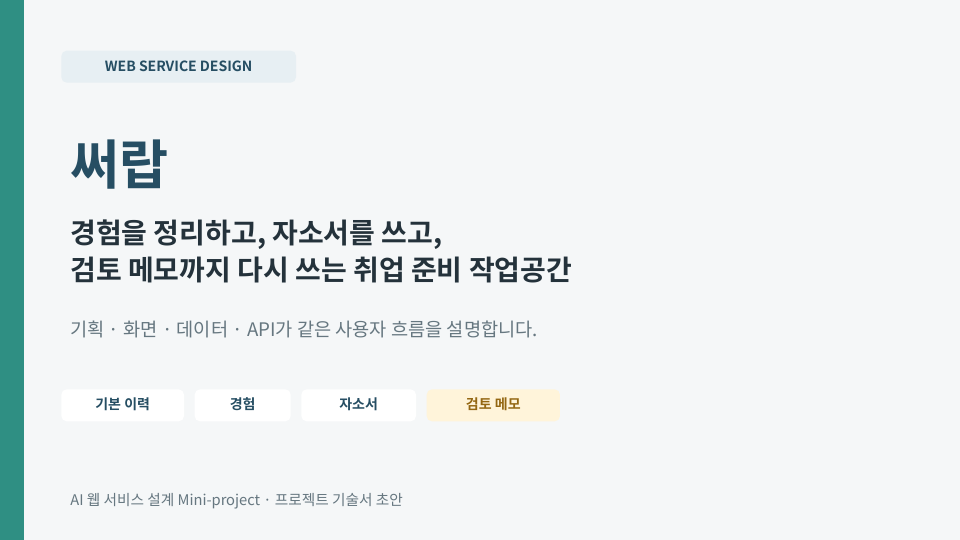
#> input picture tmp/slides/rendered/slide-01.png, 960 x 540 px; its folder holds only this picture in this run
$ python make_deck_contact.py
#> lines starting #> are read from the running program, lines starting #| are printed output that depends on the picture
from pathlib import Path
from PIL import Image, ImageDraw

root = Path(__file__).parent
paths = sorted((root / "rendered").glob("slide-*.png"))
columns = 3
thumb_width = 360
thumbs = []
for index, path in enumerate(paths, start=1):
    image = Image.open(path).convert("RGB")
#> image is the input picture: PIL image 960x540 RGB; mean R, G, B 234.7, 239.4, 240.2
    height = round(image.height * thumb_width / image.width)
#> height = 202
    image = image.resize((thumb_width, height))
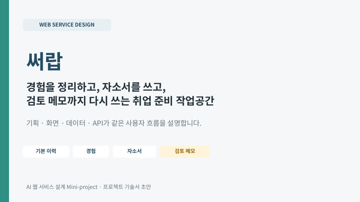
#> image: PIL image 360x202 RGB; mean R, G, B 234.6, 239.4, 240.2
    canvas = Image.new("RGB", (thumb_width + 16, height + 34), "white")
#> canvas: PIL image 376x236 RGB; every value is 255
    canvas.paste(image, (8, 26))
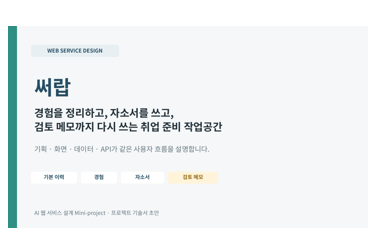
#> canvas: PIL image 376x236 RGB; mean R, G, B 238.3, 242.2, 242.8
    ImageDraw.Draw(canvas).text((9, 8), f"Slide {index}", fill="#25313c")
    thumbs.append(canvas)

rows = (len(thumbs) + columns - 1) // columns
#> rows = 1
cell_width = max(image.width for image in thumbs)
#> cell_width = 376
cell_height = max(image.height for image in thumbs)
#> cell_height = 236
sheet = Image.new("RGB", (cell_width * columns, cell_height * rows), "#dfe3e8")
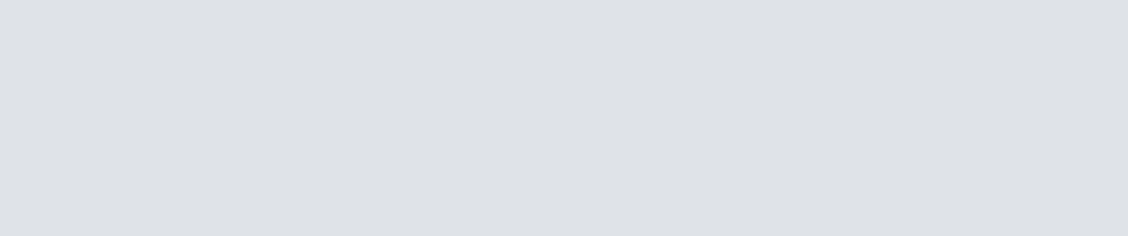
#> sheet: PIL image 1128x236 RGB; mean R, G, B 223, 227, 232
for index, image in enumerate(thumbs):
    sheet.paste(image, ((index % columns) * cell_width, (index // columns) * cell_height))
#> this loop made 1 pass
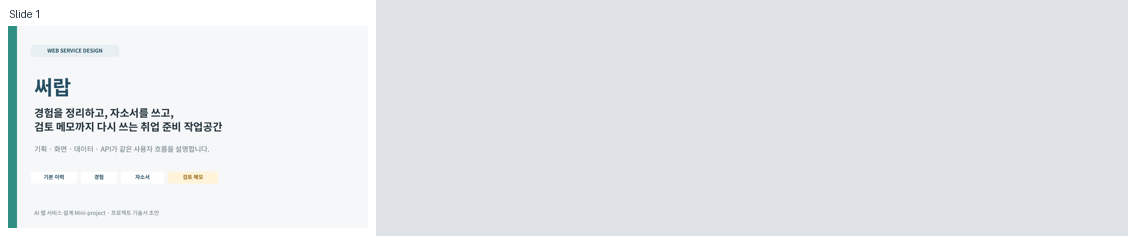
#> sheet: PIL image 1128x236 RGB; mean R, G, B 228, 232, 235.6
sheet.save(root / "deck-contact.png")

$ run again, on tmp/slides/rendered/slide-05.png
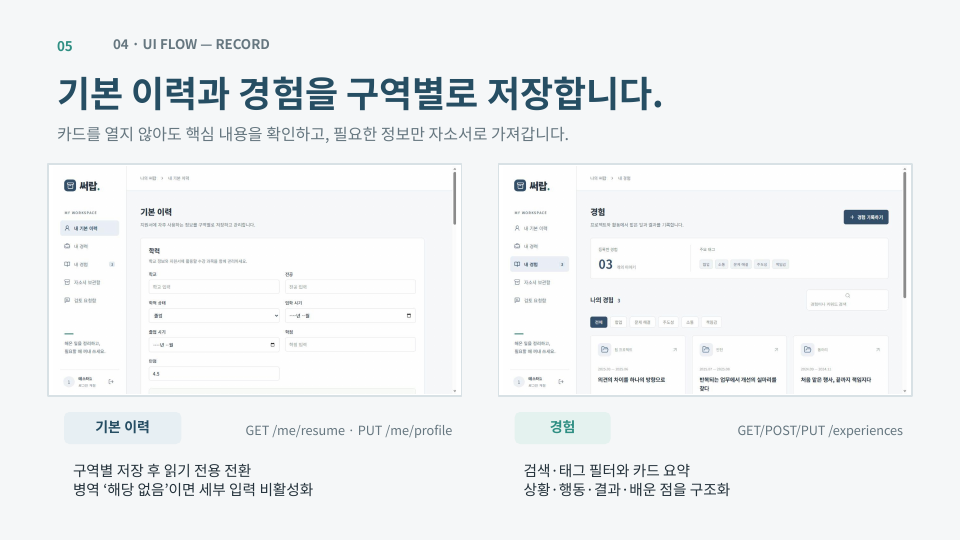
#> input picture tmp/slides/rendered/slide-05.png, 960 x 540 px
#> image is the input picture: PIL image 960x540 RGB; mean R, G, B 240.1, 242.6, 244
#> image: PIL image 360x202 RGB
#> `canvas.paste(image, (8, 26))`:
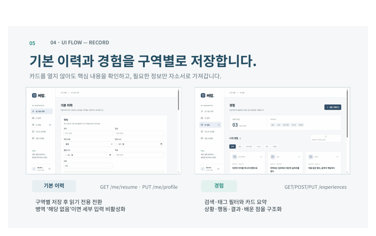
#> canvas: PIL image 376x236 RGB; mean R, G, B 242.8, 244.8, 245.9
#> rows = 1
#> cell_width = 376
#> cell_height = 236
#> the loop `for index, image in enumerate(thumbs):` made 1 pass
#> after the loop `for index, image in enumerate(thumbs):`:
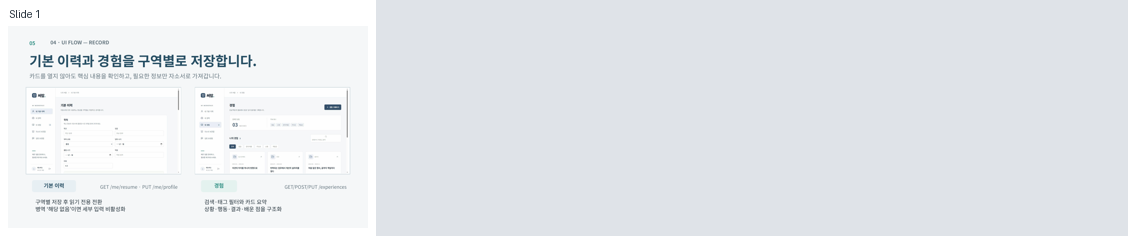
#> sheet: PIL image 1128x236 RGB; mean R, G, B 229.5, 232.9, 236.6

$ run again, on tmp/slides/rendered/slide-06.png
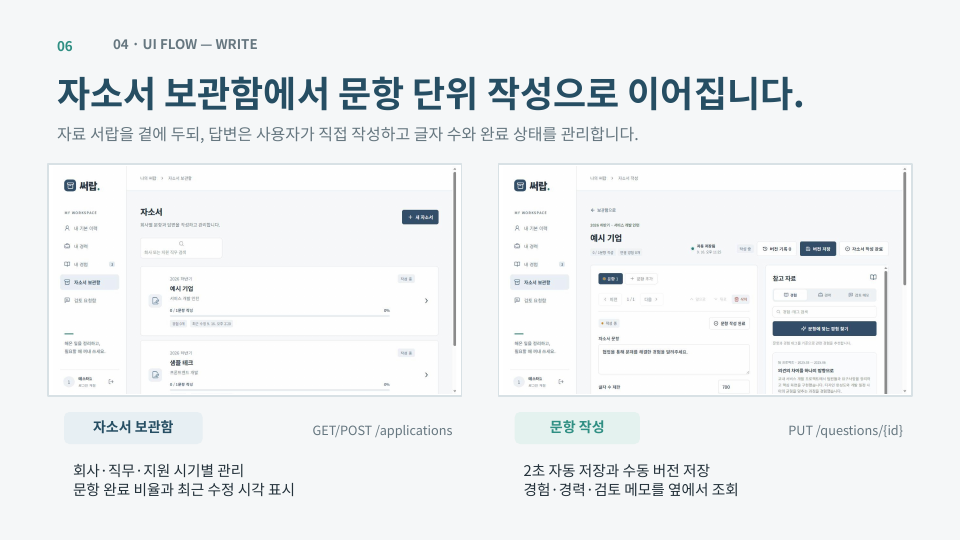
#> input picture tmp/slides/rendered/slide-06.png, 960 x 540 px
#> image is the input picture: PIL image 960x540 RGB; mean R, G, B 238.5, 241.3, 242.8
#> image: PIL image 360x202 RGB
#> `canvas.paste(image, (8, 26))`:
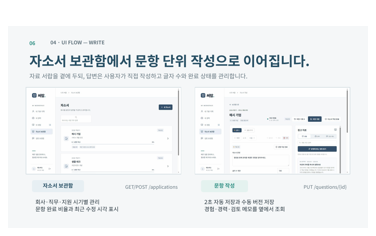
#> canvas: PIL image 376x236 RGB; mean R, G, B 241.5, 243.8, 245
#> rows = 1
#> cell_width = 376
#> cell_height = 236
#> the loop `for index, image in enumerate(thumbs):` made 1 pass
#> after the loop `for index, image in enumerate(thumbs):`:
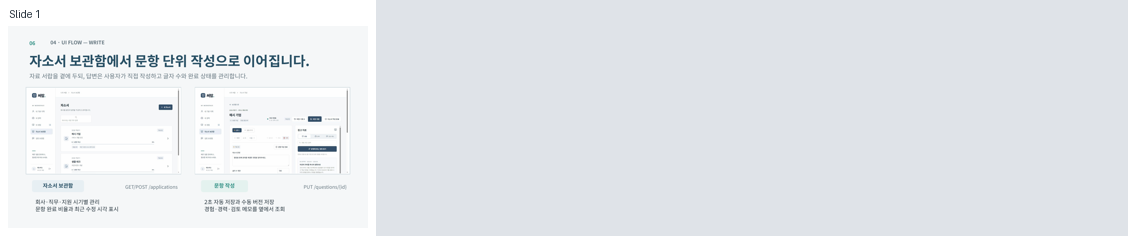
#> sheet: PIL image 1128x236 RGB; mean R, G, B 229.1, 232.5, 236.3

$ run again, on tmp/slides/rendered/slide-07.png
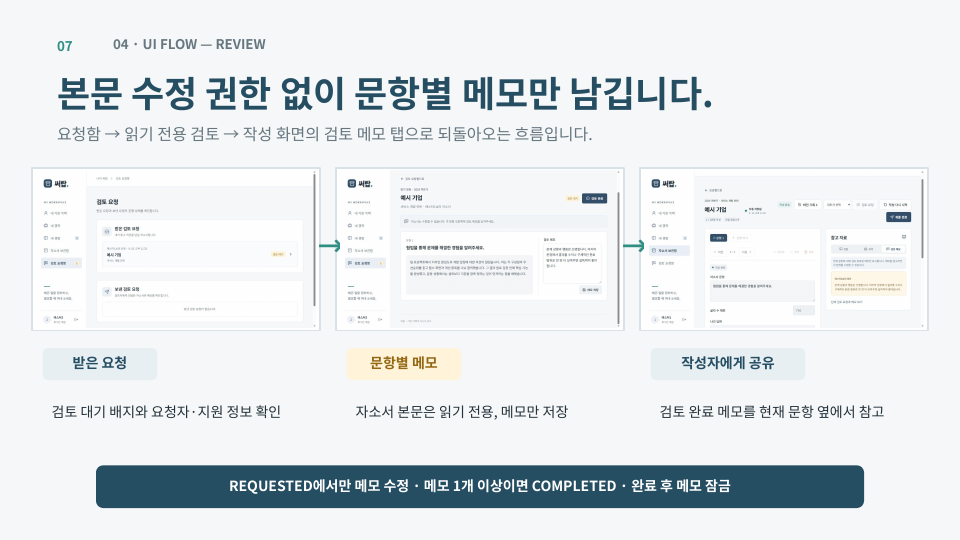
#> input picture tmp/slides/rendered/slide-07.png, 960 x 540 px
#> image is the input picture: PIL image 960x540 RGB; mean R, G, B 227.3, 232.1, 234.5
#> image: PIL image 360x202 RGB
#> `canvas.paste(image, (8, 26))`:
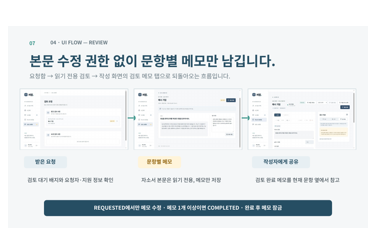
#> canvas: PIL image 376x236 RGB; mean R, G, B 232.3, 236.2, 238.2
#> rows = 1
#> cell_width = 376
#> cell_height = 236
#> the loop `for index, image in enumerate(thumbs):` made 1 pass
#> after the loop `for index, image in enumerate(thumbs):`:
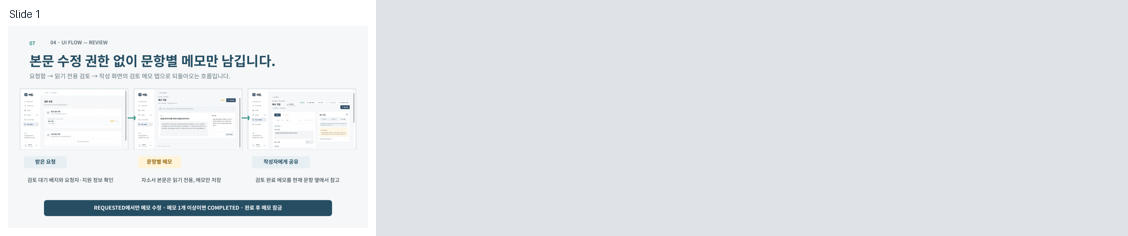
#> sheet: PIL image 1128x236 RGB; mean R, G, B 226, 230, 234

$ run again, on tmp/slides/rendered/slide-02.png
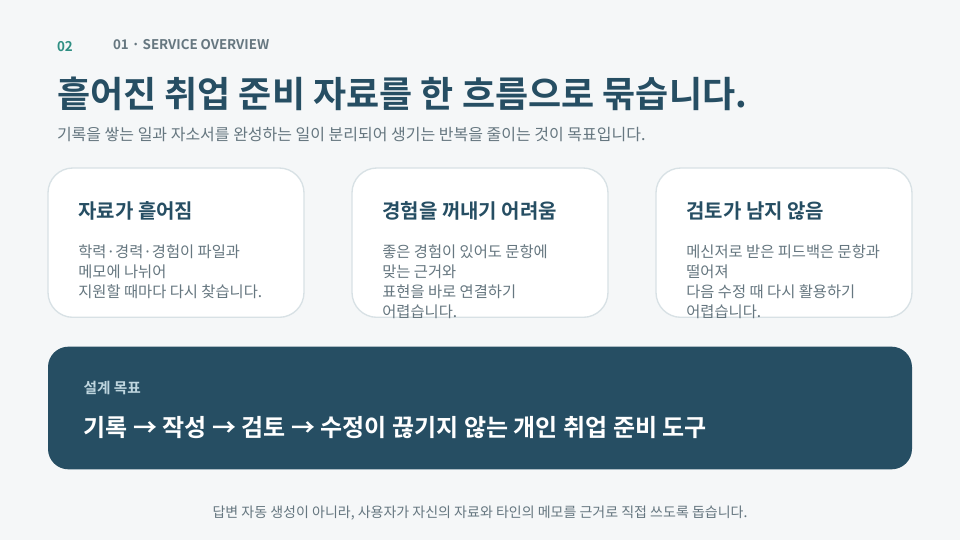
#> input picture tmp/slides/rendered/slide-02.png, 960 x 540 px
#> image is the input picture: PIL image 960x540 RGB; mean R, G, B 199.3, 209.5, 214.8
#> image: PIL image 360x202 RGB
#> rows = 1
#> cell_width = 376
#> cell_height = 236
#> the loop `for index, image in enumerate(thumbs):` made 1 pass
#> after the loop `for index, image in enumerate(thumbs):`:
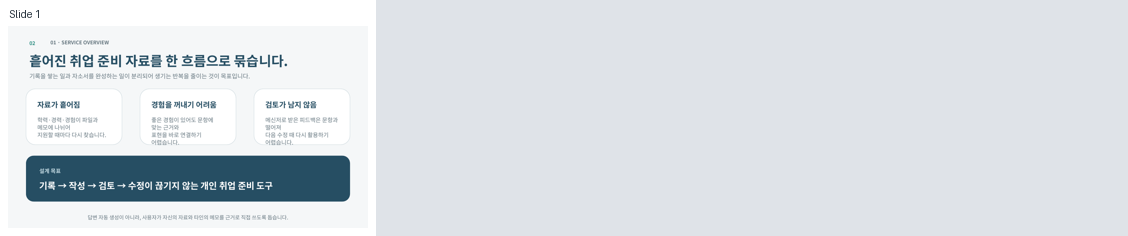
#> sheet: PIL image 1128x236 RGB; mean R, G, B 218.4, 223.8, 228.6
